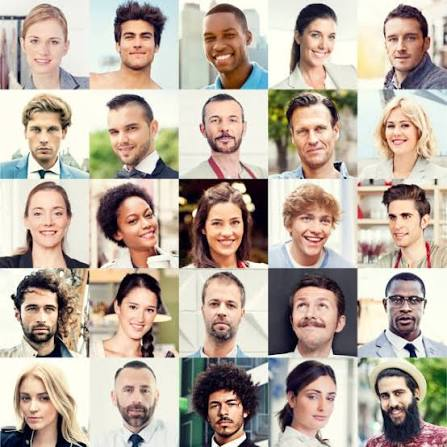
#> input picture Images/Faces.jpg, 447 x 447 px
$ jupyter execute Face-Detection.ipynb
#> lines starting #> are read from the running program, lines starting #| are printed output that depends on the picture; after the words box and inside, x2 and y2 are one past the last pixel; in counts of white or black regions, pixels touching at a corner belong together
[cell 1]
import cv2
import os
script_dir = os.path.dirname(os.path.abspath(os.getcwd()))

face_cascade_path = cv2.data.haarcascades + "haarcascade_frontalface_default.xml"
faceCascade = cv2.CascadeClassifier(face_cascade_path)
img_path = os.path.join(script_dir, "Images","Faces.jpg")
faces_image = cv2.imread(img_path)
#> faces_image is the input picture: shape (447, 447, 3); mean B, G, R 158.8, 171.7, 185.6
imgGray = cv2.cvtColor(faces_image, cv2.COLOR_BGR2GRAY)
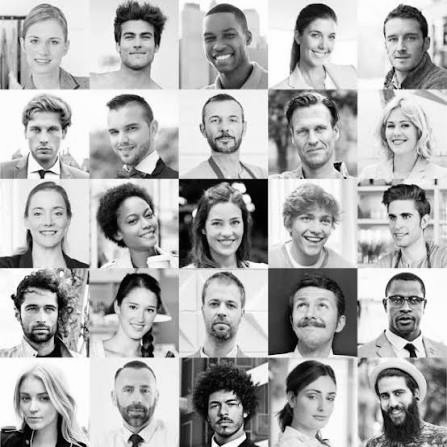
#> imgGray: shape (447, 447); min 0, max 255, mean 174.4

faces = faceCascade.detectMultiScale(imgGray, 1.1, 6)
#> faces = 24 rows, first 6: [300, 17, 48, 48], [376, 18, 52, 52], [377, 110, 42, 42], [10, 379, 51, 51], [200, 386, 49, 49], [111, 15, 54, 54]
for (x,y,w,h) in faces:
    cv2.rectangle(faces_image, (x,y), (x+w,y+h), color=(34, 124, 227), thickness=5)
#> this loop made 24 passes
#> (x, y, w, h) on passes 1 to 12: (300, 17, 48, 48), (376, 18, 52, 52), (377, 110, 42, 42), (10, 379, 51, 51), (200, 386, 49, 49), (111, 15, 54, 54), (116, 289, 50, 50), (370, 376, 47, 47), (16, 20, 55, 55), (198, 100, 53, 53), (98, 109, 54, 54), (377, 198, 47, 47)
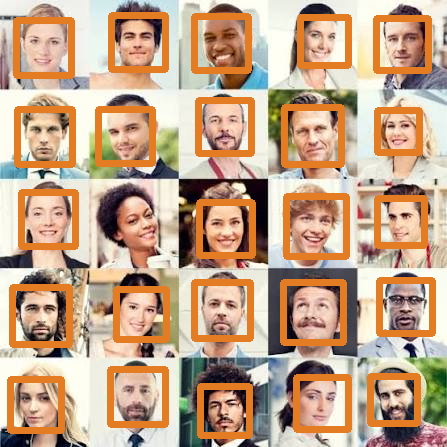
#> faces_image: shape (447, 447, 3); 17.53% of pixels changed, all inside (x1, y1, x2, y2) = (7, 12, 436, 439)

cv2.imshow(winname="Faces", mat=faces_image)
cv2.waitKey(0)
#> Out = 27

$ run again, with Images/Apricots.jpg copied over Images/Faces.jpg
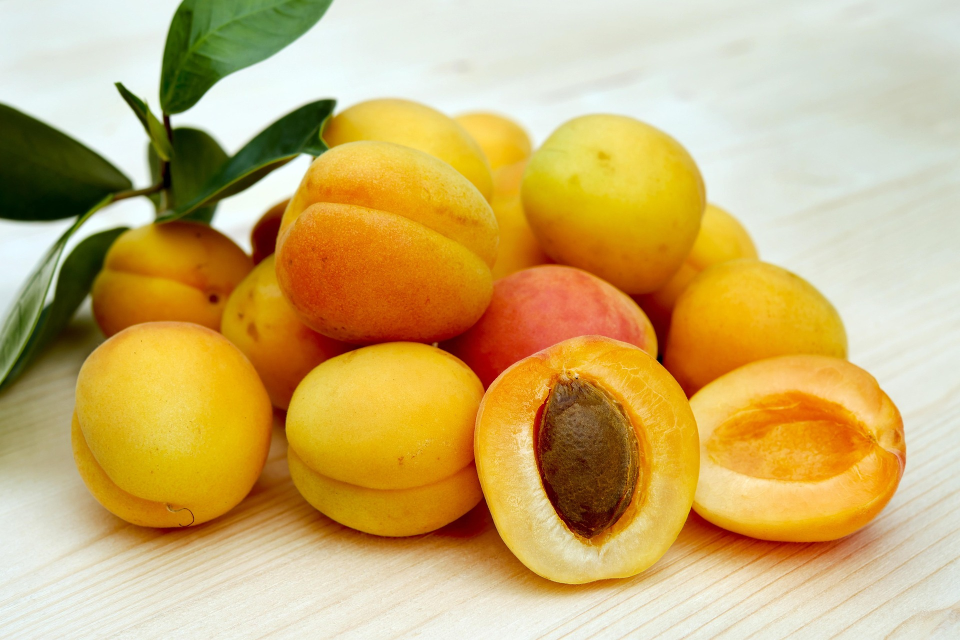
#> input picture Images/Apricots.jpg, 1920 x 1280 px (shown at 1/2 size)
#> faces_image is the input picture: shape (1280, 1920, 3); mean B, G, R 110.6, 175.1, 203.8
#> `imgGray = cv2.cvtColor(faces_image, cv2.COLOR_BGR2GRAY)`:
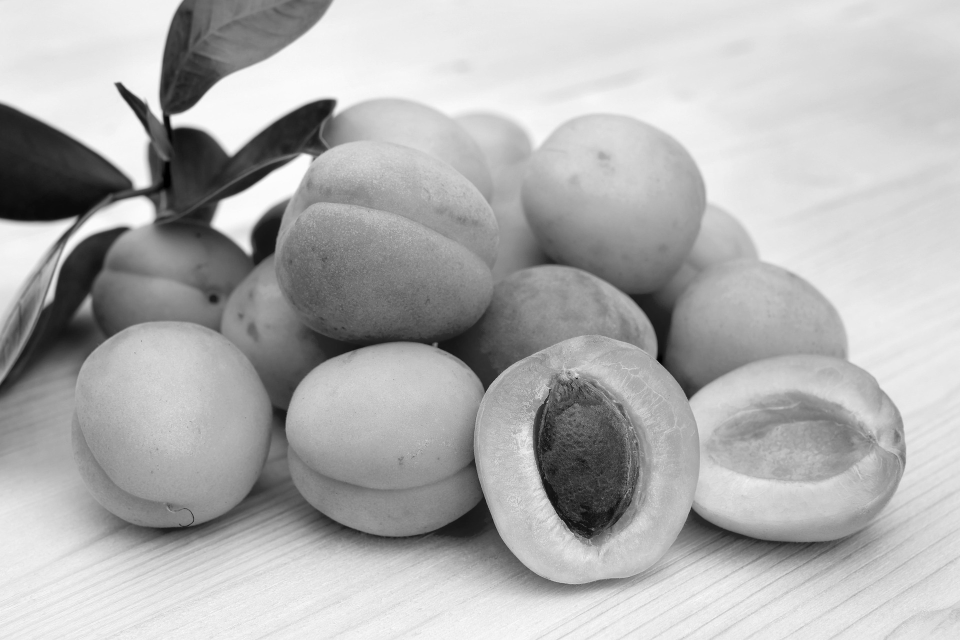
#> imgGray: shape (1280, 1920) (shown at 1/2 size); min 0, max 254, mean 176.3
#> faces = ()
#> Out = 27

$ run again, with Images/Pets.jpg copied over Images/Faces.jpg
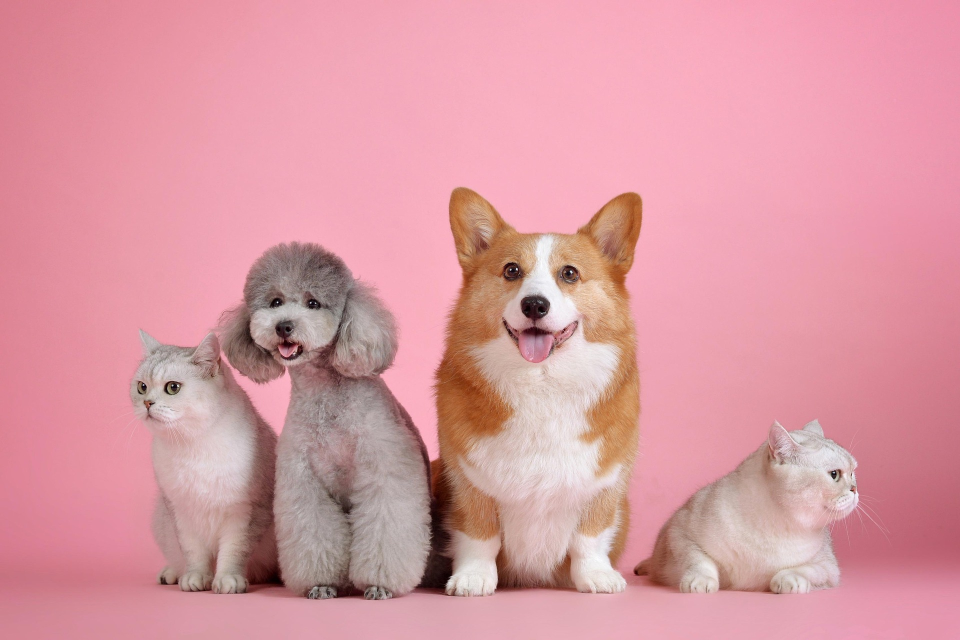
#> input picture Images/Pets.jpg, 1920 x 1280 px (shown at 1/2 size)
#> faces_image is the input picture: shape (1280, 1920, 3); mean B, G, R 162.5, 153, 217.8
#> `imgGray = cv2.cvtColor(faces_image, cv2.COLOR_BGR2GRAY)`:
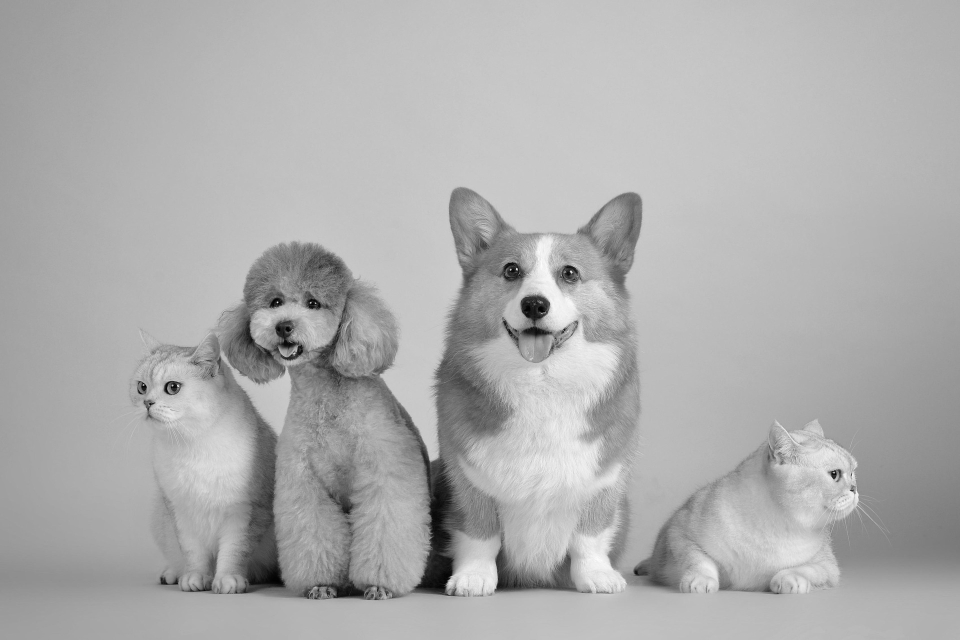
#> imgGray: shape (1280, 1920) (shown at 1/2 size); min 1, max 255, mean 173.5
#> faces = [[1207, 494, 60, 60], [1534, 878, 210, 210]]
#> the loop `for (x,y,w,h) in faces:` made 2 passes
#> after the loop `for (x,y,w,h) in faces:`:
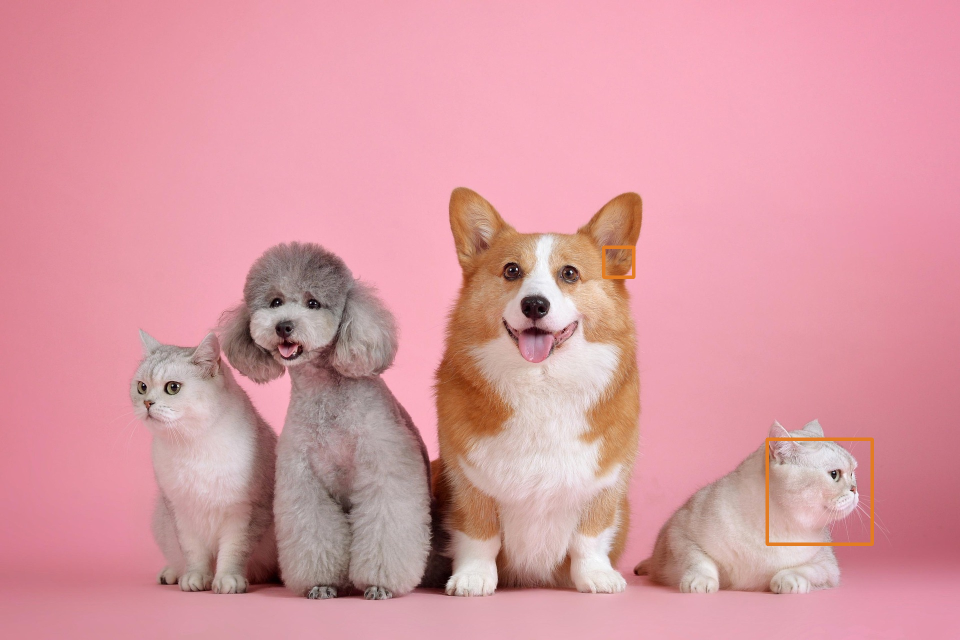
#> faces_image: shape (1280, 1920, 3) (shown at 1/2 size); 0.31% of pixels changed, all inside (x1, y1, x2, y2) = (1204, 491, 1748, 1092)
#> Out = 27
